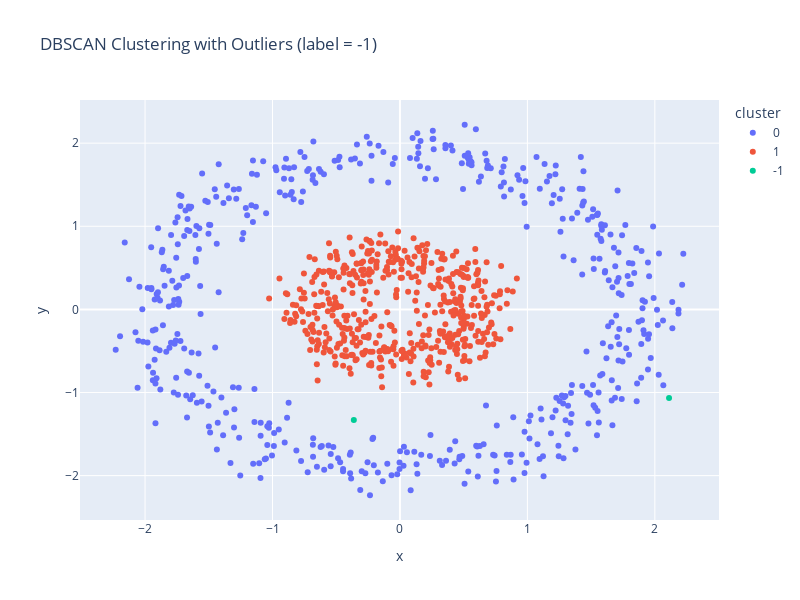

Notebook source saved alongside this figure:
### Code cell
# Extract cluster labels
labels = db.labels_

# Identify indices of core samples
# Retrived from https://scikit-learn.org/stable/auto_examples/cluster/plot_dbscan.html#sphx-glr-auto-examples-cluster-plot-dbscan-py
core_samples_mask = np.zeros_like(db.labels_, dtype=bool)
core_samples_mask[db.core_sample_indices_] = True

# Create a DataFrame for plotting
import pandas as pd
df = pd.DataFrame(X, columns=['x', 'y'])
df['cluster'] = labels.astype(str)

# Plot using Plotly Express
fig = px.scatter(df, x='x', y='y', color='cluster', width=800, height=600,
                 color_continuous_scale=px.colors.qualitative.G10,
                 title="DBSCAN Clustering with Outliers (label = -1)")

fig.show()

### Figure 1 — Plotly figure (JSON) as saved in the notebook; plotly's stock layout.template omitted (floating-point values rounded to 4 significant figures; data arrays with more than 128 entries replaced by an {"elided": "..."} marker saying what was removed)
{"data": [{"hovertemplate": "cluster=0<br>x=%{x}<br>y=%{y}<extra></extra>", "legendgroup": "0", "marker": {"color": "#636efa", "symbol": "circle"}, "mode": "markers", "name": "0", "orientation": "v", "showlegend": true, "type": "scatter", "x": {"elided": "498 float values"}, "xaxis": "x", "y": {"elided": "498 float values"}, "yaxis": "y"}, {"hovertemplate": "cluster=1<br>x=%{x}<br>y=%{y}<extra></extra>", "legendgroup": "1", "marker": {"color": "#EF553B", "symbol": "circle"}, "mode": "markers", "name": "1", "orientation": "v", "showlegend": true, "type": "scatter", "x": {"elided": "500 float values"}, "xaxis": "x", "y": {"elided": "500 float values"}, "yaxis": "y"}, {"hovertemplate": "cluster=-1<br>x=%{x}<br>y=%{y}<extra></extra>", "legendgroup": "-1", "marker": {"color": "#00cc96", "symbol": "circle"}, "mode": "markers", "name": "-1", "orientation": "v", "showlegend": true, "type": "scatter", "x": [2.111, -0.3619], "xaxis": "x", "y": [-1.067, -1.33], "yaxis": "y"}], "layout": {"height": 600, "legend": {"title": {"text": "cluster"}, "tracegroupgap": 0}, "title": {"text": "DBSCAN Clustering with Outliers (label = -1)"}, "width": 800, "xaxis": {"anchor": "y", "autorange": true, "domain": [0, 1], "range": [-2.51, 2.503], "title": {"text": "x"}, "type": "linear"}, "yaxis": {"anchor": "x", "autorange": true, "domain": [0, 1], "range": [-2.534, 2.519], "title": {"text": "y"}, "type": "linear"}}}
